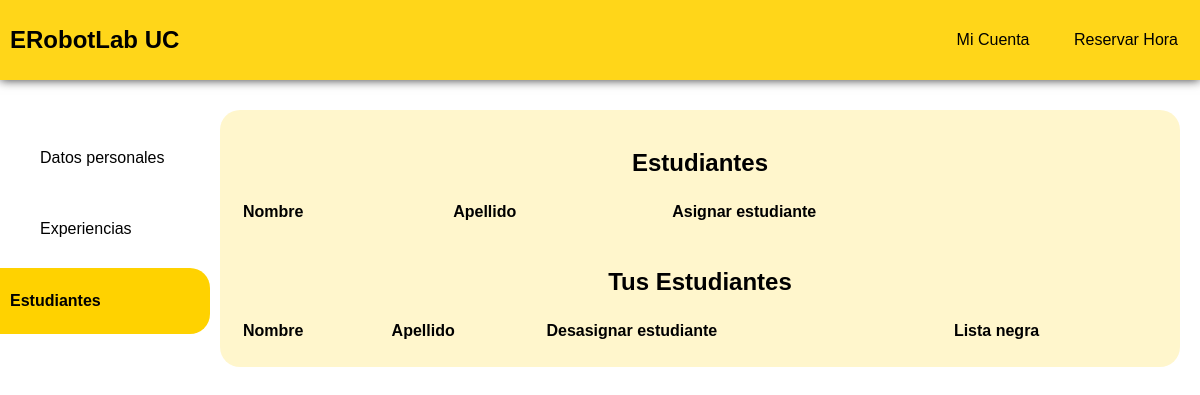
Before: /cuenta/est (signed in) with the older database file.
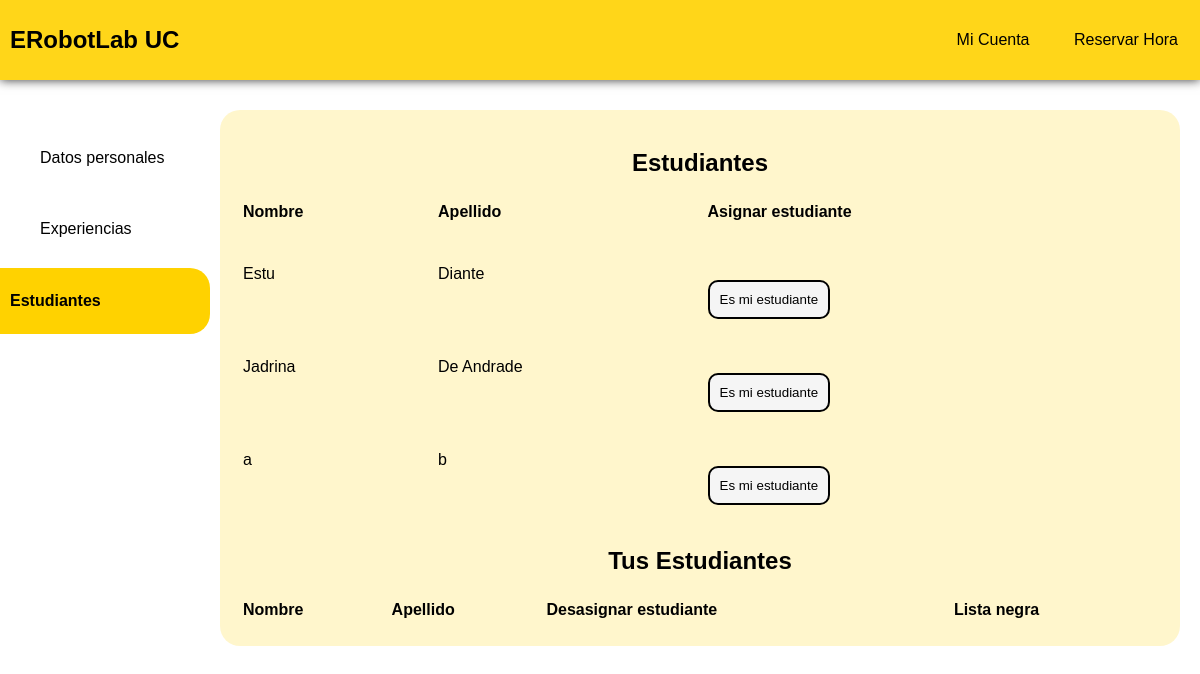
After: the same page with the newer database file.
### tables this page shows
CREATE TABLE usuarios (
    id INTEGER PRIMARY KEY AUTOINCREMENT,
    created TIMESTAMP NOT NULL DEFAULT CURRENT_TIMESTAMP,
    name TEXT NOT NULL,
    lastname TEXT NOT NULL,
    mail TEXT NOT NULL CHECK (LIKE('%@%.cl', mail) OR LIKE('%@%.com', mail)), 
    password TEXT NOT NULL CHECK (length(password) > 5),
    tipo TEXT NOT NULL,
    inst TEXT NOT NULL,
    carrera TEXT NOT NULL,
    robotica BIT NOT NULL,
    blacklist BIT NOT NULL DEFAULT 0
);

### app.py (the view, shortened to what this page needs)
@app.route("/cuenta/est", methods = ('POST', 'GET'))
def estuds():
    user_id = session["user_id"]
    conn = get_db_connection()
    estuds = conn.execute('SELECT * FROM usuarios WHERE tipo = ?',
                        ('alumno',)).fetchall()
    conn.close()
    mine = []
    not_mine = []
    for estud in estuds:
        if my_teach(user_id, estud['id']):
            mine.append(estud)
        else:
            not_mine.append(estud)
    return render_template("perfil/estudiantes.html", mine = mine, not_mine = not_mine)

### app.py (called while the page is built)
def get_db_connection():
    conn = sqlite3.connect('database.db')
    conn.row_factory = sqlite3.Row
    return conn

def my_teach(id_prof, id_est):
    conn = get_db_connection()
    is_stud = conn.execute('SELECT * FROM estudiante_de WHERE id_est = ? AND id_prof = ?',
                        (id_est, id_prof)).fetchone()
    conn.close()
    if is_stud is None:
        return False
    return True

### templates/perfil/estudiantes.html (shortened to what this page needs)
<!DOCTYPE html>
<html lang="en">
<head>
<link rel="stylesheet" href="{{ url_for('static', filename = 'css/estilo_perfil.css') }}">
</head>
<body>
<div class="header">
  <nav>
    <a class="inlink" href= "{{ url_for('main') }}"><h1> ERobotLab UC</h1></a>
    <div class="nav-links">
        <a class='link' href="">Mi Cuenta</a>
        <a class='link' href="{{ url_for('res') }}">Reservar Hora</a>
    </div>
  </nav>
</div>
<div id="wrapper">
    <div class="sidenav">
    <a class ="not_current" href="{{ url_for('perfil') }}">Datos personales</a>
    <a class ="not_current" href="{{ url_for('exps') }}">Experiencias</a>
    <a class="current" href="#">Estudiantes</a>
    </div>
    <div class="content">
    <h2>Estudiantes</h2>
    <table>
      <form method = "POST">
      <tr>
        <th> Nombre</th>
        <th>Apellido</th>
        <th>Asignar estudiante</th>
      </tr>
       {% for estud in not_mine %}
        <tr>
          <td>{{estud['name']}}</td>
          <td>{{estud['lastname']}}</td>
          <td><button class='boton' type="submit" name="sid" value="A{{estud['id']}}">Es mi estudiante</button></td>
        </tr>
        {% endfor %}
      </table>
      <h2 style="margin-top: 40px">Tus Estudiantes</h2>
      <table>
        <tr>
          <th> Nombre</th>
          <th>Apellido</th>
          <th>Desasignar estudiante</th>
          <th>Lista negra</th>
        </tr>
      </table>
    </div>
</div>
</body>
</html>
</body>
</html>

### static/css/estilo_perfil.css (style rules this page uses)
body { margin: 0; font-family: Arial, Helvetica, sans-serif; text-align: center; background-color: white; font-family: 'Montserrat', sans-serif; font-style: normal; font-variant: normal; font-weight: 200; line-height: 26.4px; color: black; margin: 0px; }
h2 { text-align: center; }
.sidenav { height: 100%; width: 200px; position: fixed; z-index: 1; left: 0; overflow-x: hidden; padding: 10px; }
table { width: 100%; }
#wrapper { margin-top: 110px;; }
.header { position: fixed; width: 100%; background-color: white; top:0; z-index: 1; box-shadow: 0px 0 10px rgba(0, 0, 0, 0.8); }
table, td, th { text-align: left; }
.sidenav a { margin-top:5px; color: black; padding: 20px 30px; text-decoration: none; display: block; text-align: left; }
.current { background-color: rgb(255, 210, 0); color: black; border-radius: 20px; margin-left: -30px; font-weight: bold; }
.content { font-style: normal; margin-left: 220px; padding: 20px; background-color: rgb(255, 210, 0, 0.2); stroke: rgb(255, 210, 0); margin-top: 20px; margin-right: 20px; border-radius: 20px; }
nav { width:99%; background-color: rgb(255, 210, 0, 0.9); color: black; height: 60px; padding: 10px; display: flex; justify-content: space-between; align-items: center; font-family: 'Montserrat', sans-serif; font-style: extra-bold; font-variant: normal; font-weight: bolder; border: none; margin: none; margin-top: 0px; }
.nav-links a { text-decoration: none; color: black; }
.boton { text-align: center; padding: 10px; border-radius: 10px; background-color: whitesmoke; text-decoration: none; color: black; border-style: solid; border-color: black; display: inline-block; margin: auto; margin-top: 50px; }
.link { height: 40px; padding: 21.5px 20px; letter-spacing: 120%; }
.inlink { text-decoration: none; color: black; }

Changed rows visible on the page:
added usuarios: name "Estu", lastname "Diante"
added usuarios: name "Jadrina", lastname "De Andrade"
added usuarios: name "a", lastname "b"
